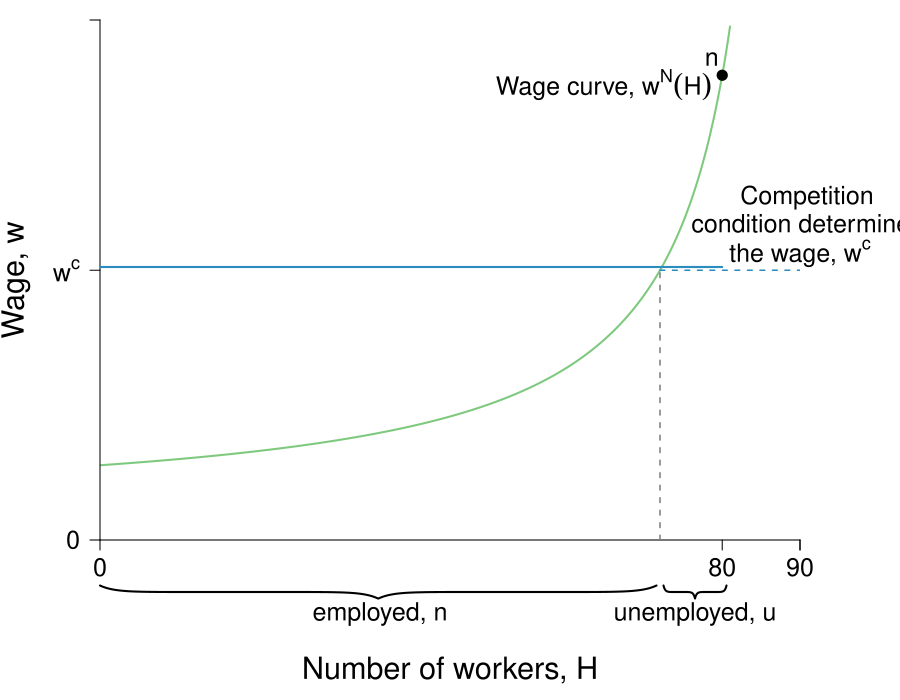

R code for this plot:
require(shape)
require(plotrix)
require(pBrackets)
pdf(file = "capitalism/employment_macro_inequality_wage.pdf", width = 9, height = 7)

#Set parameters for graphics
pointsize <- 1.8
axislabelsize <- 1.8
labelsize <- 1.5
namesize <- 1.8
annotatesize <- 1.5
graphlinewidth <- 2
segmentlinewidth <- 1.5

COL <- c("#7fc97f", "#beaed4", "#fdc086", "#ffff99", "#386cb0", "#f0027f", "#bf5b17", "#666666")
COLA <- c("#e0f3db", "#99d8c9","#66c2a4","#41ae76", "#238b45", "#005824")
COLB <- c("#c6dbef", "#4eb3d3", "#2b8cbe", "#0868ac","#084081")
COLC <- c("#fcfbfd", "#efedf5", "#dadaeb", "#bcbddc", "#9e9ac8", "#807dba", "#6a51a3", "#54278f", "#3f007d")
grays <- gray.colors(25, start = 1, end = 0)

WageFn <- function(h, ubar = 3, B = 2, t = 0.8) {
  B + ubar + (ubar - ubar*t +  ubar*t*h )/(t*(1 - h))
}

#COL <- c("#1B9E77", "#D95F02", "#7570B3", "#E7298A", "#66A61E", "#E6AB02", "#A6761D", "#666666")
COL <- c("#7fc97f", "#beaed4", "#fdc086", "#ffff99")
par(mar =  c(8, 5, 1, 3))
xlims <- c(0, 1.1)
ylims <- c(0, 40)


plot(0, 0, xlim = xlims, ylim = ylims, type = "n",
     xlab = expression(paste("")),
     ylab = expression(paste("")),
     xaxt = "n", 
     yaxt = "n",
     cex.lab = axislabelsize, 
     line = 2.5,
     bty = "n", 
     xaxs = "i", 
     yaxs = "i")

text(-0.12, 0.5*ylims[2], expression(paste("Wage, ", w)), xpd = TRUE, cex = axislabelsize, srt = 90) 
text(0.5*xlims[2], -10, expression(paste("Number of workers, ", H)), xpd = TRUE, cex = axislabelsize) 


npts <- 500 
npts2 <- 501
#Specify the sequences of points for graphing. 
xx1 <- seq(xlims[1], 0.9, length.out = npts)
xx2 <- seq(xlims[1], xlims[2], length.out = npts)
xx3 <- seq(xlims[1], xlims[2], length.out = npts2)
xx4 <- seq(xlims[1], 25, length.out = npts2)

#Draw the lines for the graphs
lines(xx1, WageFn(xx1), col = COL[1], lwd = graphlinewidth)
#lines(xx2, solowCondition(xx2, delta = 5), col = COL[3], lwd = 4)
#lines(xx2, solowInfeas(xx2, delta = 5), col = COL[1], lwd = 4, lty = 2)

#Customize ticks and labels for the plot
ticksy <- c(0, WageFn(0.8),  40)
ylabels <- c(0, expression(paste(w^c)), NA)
ticksx <- c(0, 0.8, 1, xlims[2])
xlabels <- c(0, 80, 90, NA)
axis(1, at = ticksx, pos = 0, labels = xlabels, cex.axis = labelsize)
axis(2, at = ticksy, pos = 0, labels = ylabels, las = 1, cex.axis = labelsize)

#Annotation of the  graphs
text(0.72, 35, expression(paste("Wage curve, ", w^N*(H))), cex = labelsize)

#segments(1, 0, 1, 42, lty = 2, lwd = 3, col = "darkgray")
segments(0.8, 0, 0.8, WageFn(0.8), lty = 2, lwd = segmentlinewidth, col = grays[20])

#Arrows(0.85, 6, 0.85, WageFn(0.8) - 1, col = "black", lty = 1, code = 3, lwd = 2, arr.type = "triangle")
#text(0.99,  5 + 0.5*(WageFn(0.8) - 5), expression(paste("Employment Rent")))

#Zero profit condition 
segments(0, WageFn(0.8), 0.8, WageFn(0.8), lty = 1, lwd = graphlinewidth, col = COLB[3])
segments(0.8, WageFn(0.8), 1.2, WageFn(0.8), lty = 2, lwd = segmentlinewidth, col = COLB[3])

points(0.8, WageFn(0.8), pch = 16, col = "black", cex = 1.5)
text(0.8 - 0.015, WageFn(0.8) + 1.25, expression(paste(n)), cex = labelsize)


brackets(x1 = 0.795, y1 = -3.5, x2 = 0, y2 = -3.5,  
         ticks = 0.5, curvature = 0.5, type = 1, h = 1,  
         col = "black", lwd = 2, lty = 1, xpd = TRUE)
text(0.4, -5.7, expression(paste("employed, n")), xpd = TRUE, cex = labelsize)

brackets(x1 = 0.895, y1 = -3.5, x2 = 0.805, y2 = -3.5,  
         ticks = 0.5, curvature = 0.5, type = 1, h = 1,
         col = "black", lwd = 2, lty = 1, xpd = TRUE)
text(0.85, -5.7, expression(paste("unemployed, u")), xpd = TRUE, cex = labelsize)


#Zero profit condition
text(1.01, WageFn(0.8) + 5.6, expression(paste("Competition")), cex = labelsize, xpd = TRUE)
text(1.01, WageFn(0.8) + 3.6, expression(paste("condition determines")), cex = labelsize, xpd = TRUE)
text(1, WageFn(0.8) + 1.3, expression(paste("the wage, ", w^c)), cex = labelsize, xpd = TRUE)


dev.off()
